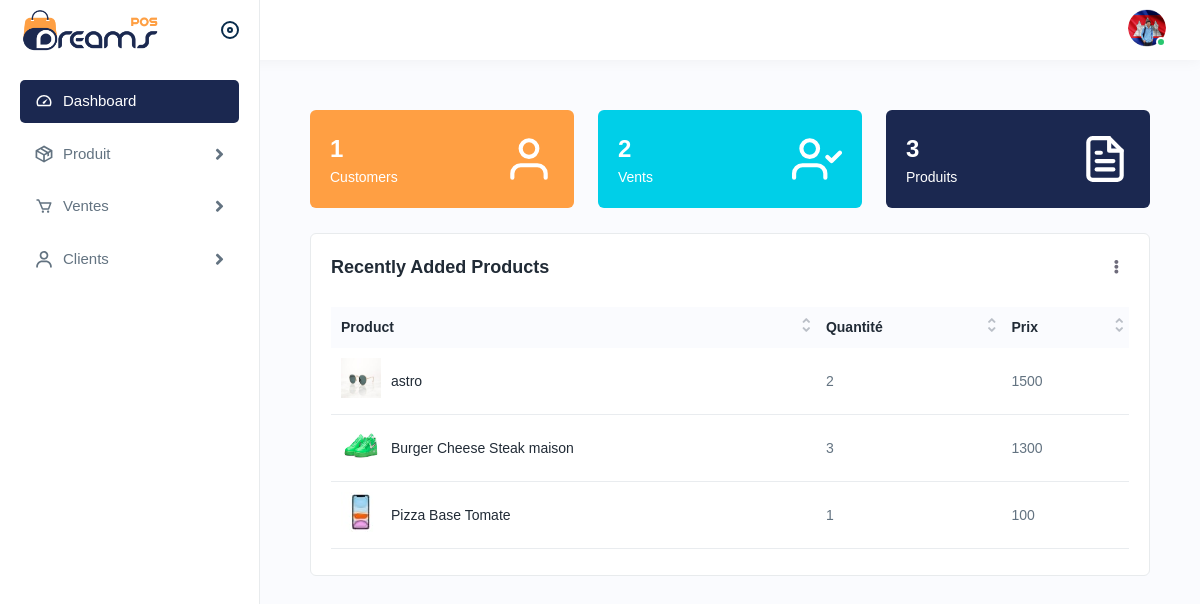
Screenshot of /home.php (signed in) with the database file from the repository.
### tables this page shows
CREATE TABLE `products` (
  `id` int(11) NOT NULL,
  `name` varchar(255) NOT NULL,
  `category` int(11) NOT NULL,
  `brand` int(11) NOT NULL,
  `SKU` varchar(255) NOT NULL,
  `unit` varchar(255) NOT NULL,
  `qty` int(11) NOT NULL,
  `price` int(11) NOT NULL,
  `status` tinyint(1) NOT NULL,
  `img` varchar(255) NOT NULL,
  `description` varchar(255) NOT NULL,
  `created_by` varchar(255) NOT NULL DEFAULT 'admin'
);

### includes/goTopage.php (called while the page is built)
<?php
function gotoPage($name)
{
  return include('./pages/' . $name . '.php');
}

### includes/database.php (called while the page is built, shortened)
<?php
$user = "root";
$password = '';
$host = "localhost";
$db = "gestion_stock";
$connection = mysqli_connect($host, $user, $password) or die("Unable to connect!");
$db_q = "CREATE DATABASE IF NOT EXISTS gestion_stock";
mysqli_query($connection, $db_q);
mysqli_select_db($connection, $db) or die("Unable to select database!");
$check = mysqli_query($connection, "SELECT * FROM `clients`");

### includes/functions.php (called while the page is built, shortened)
<?php
function isApi($url)
{
    $url = explode('/', $url);
    if ($url[1] == 'api') {
        return true;
    } else {
        return false;
    }
}
function getAllRows($table)
{
    isApi($_SERVER['REQUEST_URI']) ? include '../includes/database.php' : include 'includes/database.php';
    $query = "SELECT * FROM $table";
    $rows = mysqli_fetch_all(mysqli_query($connection, $query), MYSQLI_ASSOC);
    return $rows;
}

### includes/config.php (called while the page is built, shortened)
<?php
$product_upload_dir = './assets/img/product/';

### pages/dashboard.php (the view, shortened to what this page needs)
<?php
include 'includes/config.php';
$clients = getAllRows('clients');
$sales = getAllRows('achats');
$products = getAllRows('products');
?>
<div class="content">
    <div class="row">
        <div class="col-lg-4 col-sm-6 col-12 d-flex">
            <div class="dash-count">
                <div class="dash-counts">
                    <h4><span class="counters" data-count="<?php echo count($clients) ?>"><?php echo count($clients) ?></span></h4>
                    <h5>Customers</h5>
                </div>
                <div class="dash-imgs">
                    <i data-feather="user"></i>
                </div>
            </div>
        </div>
        <div class="col-lg-4 col-sm-6 col-12 d-flex">
            <div class="dash-count das1">
                <div class="dash-counts">
                    <h4><span class="counters" data-count="<?php echo count($sales) ?>"><?php echo count($sales) ?></span>
                    </h4>
                    <h5>Vents</h5>
                </div>
                <div class="dash-imgs">
                    <i data-feather="user-check"></i>
                </div>
            </div>
        </div>
        <div class="col-lg-4 col-sm-6 col-12 d-flex">
            <div class="dash-count das2">
                <div class="dash-counts">
                    <h4><span class="counters" data-count="<?php echo count($products) ?>"><?php echo count($products) ?></span></h4>
                    <h5>Produits</h5>
                </div>
                <div class="dash-imgs">
                    <i data-feather="file-text"></i>
                </div>
            </div>
        </div>
    </div>
    <div class="row">
        <div class="col-12 d-flex">
            <div class="card flex-fill">
                <div class="card-header pb-0 d-flex justify-content-between align-items-center">
                    <h4 class="card-title mb-0">Recently Added Products</h4>
                    <div class="dropdown">
                        <a href="javascript:void(0);" data-bs-toggle="dropdown" aria-expanded="false" class="dropset">
                            <i class="fa fa-ellipsis-v"></i>
                        </a>
                    </div>
                </div>
                <div class="card-body">
                    <div class="table-responsive dataview">
                        <table class="table datatable ">
                            <thead>
                                <tr>
                                    <th>Product</th>
                                    <th> Quantité </th>
                                    <th>Prix</th>
                                </tr>
                            </thead>
                            <tbody>
                                <?php
                                $products = getAllRows('products', 'id', 'DESC', 4);
                                $i = 1;
                                foreach ($products as $product) {
                                    ?>
                                    <tr>
                                        <td class="productimgname">
                                            <a href="productlist.html" class="product-img">
                                                <img src="<?php echo $product_upload_dir . $product['img'] ?>"
                                                    alt="product">
                                            </a>
                                            <a href="productlist.html">
                                                <?php echo $product['name'] ?>
                                            </a>
                                        <td>
                                            <?php echo $i ?>
                                        </td>
                                        <td>
                                            <?php echo $product['price'] ?>
                                        </td>
                                    </tr>
                                    <?php
                                    $i++;
                                }
                                ?>
                            </tbody>
                        </table>
                    </div>
                </div>
            </div>
        </div>
    </div>
</div>

### rows the page displays
products: img (picture), name "Pizza Base Tomate", price "100"
products: img (picture), name "astro", price "1500"
products: img (picture), name "Burger Cheese Steak maison", price "1300"

### other values shown
count($clients) "1"
count($sales) "2"
count($products) "3"
